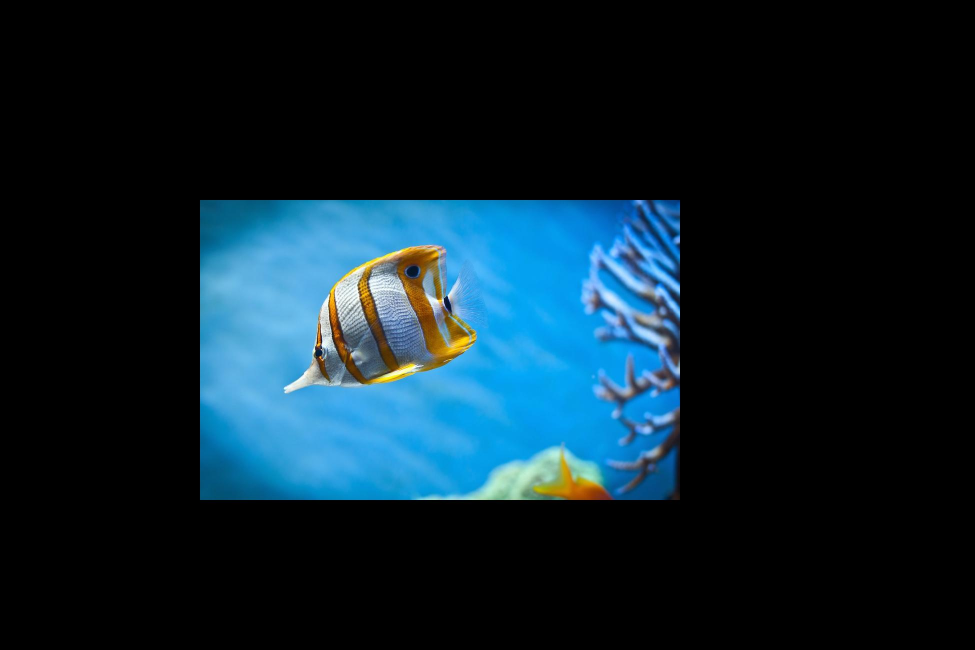
%> input picture A2/img/fish.jpg, 1950 x 1300 px (shown at 1/2 size)
$ octave simple_binary_mask.m   (GNU Octave 9; MATLAB toolbox functions it lacks are replaced by stand-ins)
%> lines starting %> are read from the running program, lines starting %| are printed output that depends on the picture; in (x1, y1, x2, y2) boxes, pixels count from 0 and x2, y2 are one past the last pixel; in counts of white or black regions, pixels touching at a corner belong together; the program's own positions count from 1
src = imread('../img/fish.jpg');
%> src is the input picture: size 1300x1950x3 uint8; mean R, G, B 12.7, 33.9, 45
dst = imread('../img/underwater.jpg');
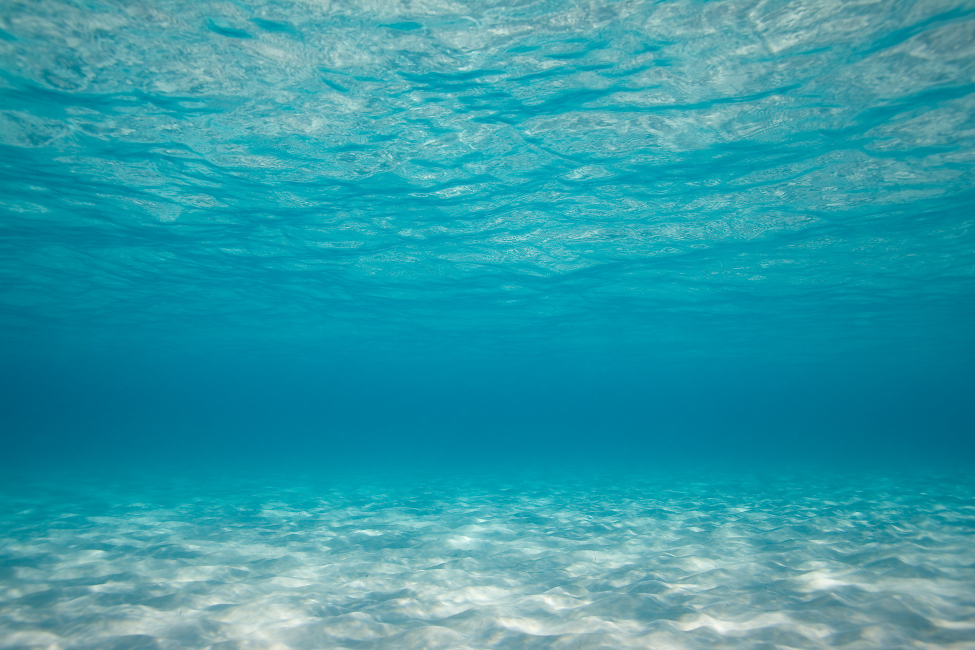
%> input picture A2/img/underwater.jpg, 1950 x 1300 px (shown at 1/2 size)
%> dst is the input picture: size 1300x1950x3 uint8; mean R, G, B 48.4, 154.6, 169.7

src_width = size(src, 1);
%> src_width = 1300
src_height = size(src, 2);
%> src_height = 1950

offset_i = 400;
offset_j = 400;

mask = zeros(src_width, src_height);

mask(50:450, 150:600) = 1;
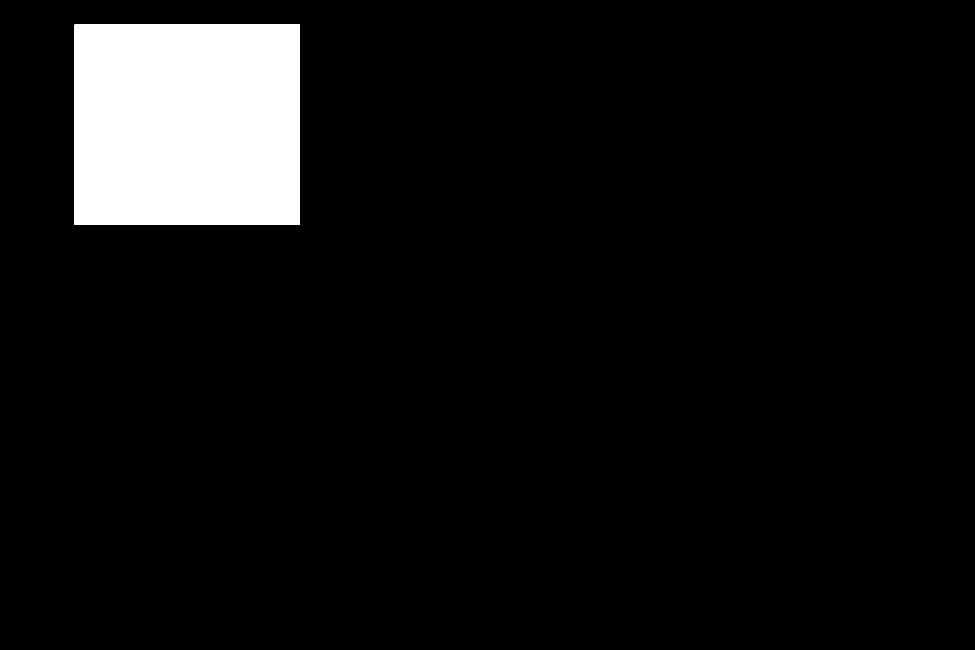
%> mask: size 1300x1950 double (shown at 1/2 size); values 0 (black) and 1 (white), 7.1% white; 1 white region, box (x1, y1, x2, y2) and area: (149, 49, 600, 450) 180851

for i = 1:src_width
    for j = 1:src_height
        if mask(i, j)
            dst(i+offset_i, j+offset_j, :) = src(i, j, :);
        end
    end
end
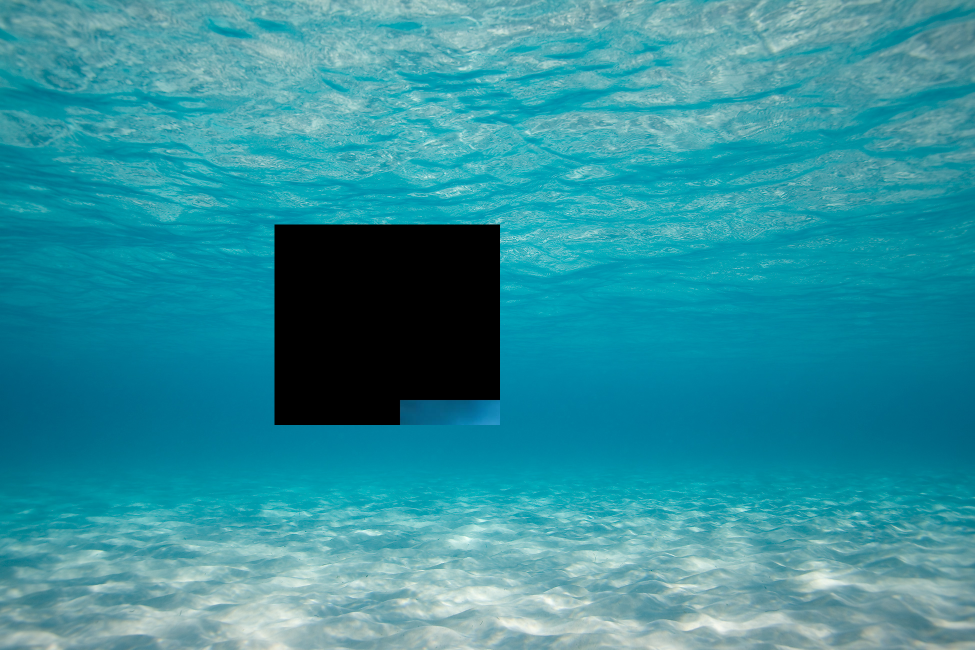
%> dst: size 1300x1950x3 uint8 (shown at 1/2 size); 7.13% of pixels changed, all inside (x1, y1, x2, y2) = (549, 449, 1000, 850)

imwrite(dst, '../img/binary.jpg');
